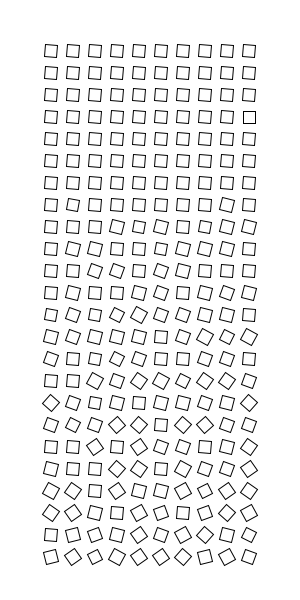
Frame 1 (no input)
Frame 60 (the mouse pressed at the canvas centre just before this capture): identical to frame 1, image omitted
Frame 120 (the mouse held since frame 60 and released just before this capture): identical to frame 1, image omitted

The Processing sketch that drew this single still picture (run headless with seeded random() and noise(); from frame 60 on, the mouse is pressed at the canvas centre):

// Processing sketch: dibujaPatterns_01_random
// ── dibujaPatterns_01_random.pde
boolean show = true; 
int N = 10;
int mode = 0;
void setup() {

  size(300, 600);
  stroke(0);
  strokeWeight(1);
  rectMode(CENTER);
}


void draw() {

  if (show) {
    background(255);
    render(40, N);
    show = false;
  }
}

void render(float space, int n) {
  float step = width - 2*space;
  step /= n;
  for (float x = space+step/2; x < width - space; x+=step) {
    for (float y = space+step/2; y < height - space; y+=step) {
      drawing(x, y, step, mode, y*y/200000);
    }
  }
}


void drawing(float x, float y, float L, int m, float ang) {

  switch(m) {
  case 0:
    pushMatrix();
    translate(x, y);
    rotate(random(ang));
    rect(0, 0, L-10, L-10);
    popMatrix();
    break;
  }
}


void keyPressed() {
  show = !show;

  if (key == CODED) {
    if (keyCode == UP) {
      N++;
    }
    if (keyCode == DOWN) {

      N = N > 0 ? N-1 : 0;
    }
    if (keyCode == LEFT) {
      mode++;
    }
    if (keyCode == RIGHT) {

      mode--;
    }
    mode = mode % 7;
    mode = abs(mode);
    println(mode);
  }
}
